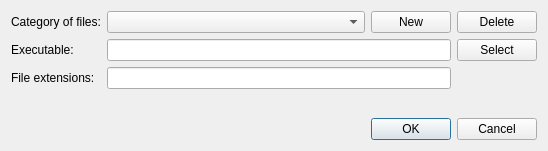
<?xml version="1.0" encoding="UTF-8"?>
<ui version="4.0">
 <class>ExternalAppsDialog</class>
 <widget class="QDialog" name="ExternalAppsDialog">
  <property name="geometry">
   <rect>
    <x>0</x>
    <y>0</y>
    <width>548</width>
    <height>151</height>
   </rect>
  </property>
  <property name="windowTitle">
   <string>Preferred External Applications</string>
  </property>
  <layout class="QVBoxLayout" name="verticalLayout">
   <item>
    <layout class="QGridLayout" name="gridLayout">
     <item row="0" column="0">
      <widget class="QLabel" name="label">
       <property name="sizePolicy">
        <sizepolicy hsizetype="Fixed" vsizetype="Preferred">
         <horstretch>0</horstretch>
         <verstretch>0</verstretch>
        </sizepolicy>
       </property>
       <property name="text">
        <string>Category of files:</string>
       </property>
      </widget>
     </item>
     <item row="3" column="0">
      <spacer name="verticalSpacer">
       <property name="orientation">
        <enum>Qt::Vertical</enum>
       </property>
       <property name="sizeHint" stdset="0">
        <size>
         <width>20</width>
         <height>40</height>
        </size>
       </property>
      </spacer>
     </item>
     <item row="0" column="1">
      <widget class="QComboBox" name="comboBoxCategory"/>
     </item>
     <item row="0" column="2">
      <widget class="QPushButton" name="buttonNewCategory">
       <property name="sizePolicy">
        <sizepolicy hsizetype="Fixed" vsizetype="Fixed">
         <horstretch>0</horstretch>
         <verstretch>0</verstretch>
        </sizepolicy>
       </property>
       <property name="text">
        <string>New</string>
       </property>
      </widget>
     </item>
     <item row="0" column="3">
      <widget class="QPushButton" name="buttonDeleteCategory">
       <property name="sizePolicy">
        <sizepolicy hsizetype="Fixed" vsizetype="Fixed">
         <horstretch>0</horstretch>
         <verstretch>0</verstretch>
        </sizepolicy>
       </property>
       <property name="text">
        <string>Delete</string>
       </property>
      </widget>
     </item>
     <item row="1" column="0">
      <widget class="QLabel" name="label_2">
       <property name="sizePolicy">
        <sizepolicy hsizetype="Fixed" vsizetype="Preferred">
         <horstretch>0</horstretch>
         <verstretch>0</verstretch>
        </sizepolicy>
       </property>
       <property name="text">
        <string>Executable:</string>
       </property>
      </widget>
     </item>
     <item row="1" column="1" colspan="2">
      <widget class="QLineEdit" name="lineEditAppCmdPattern">
       <property name="readOnly">
        <bool>false</bool>
       </property>
      </widget>
     </item>
     <item row="1" column="3">
      <widget class="QPushButton" name="buttonSelectApp">
       <property name="sizePolicy">
        <sizepolicy hsizetype="Fixed" vsizetype="Fixed">
         <horstretch>0</horstretch>
         <verstretch>0</verstretch>
        </sizepolicy>
       </property>
       <property name="text">
        <string>Select</string>
       </property>
      </widget>
     </item>
     <item row="2" column="0">
      <widget class="QLabel" name="label_3">
       <property name="sizePolicy">
        <sizepolicy hsizetype="Fixed" vsizetype="Preferred">
         <horstretch>0</horstretch>
         <verstretch>0</verstretch>
        </sizepolicy>
       </property>
       <property name="text">
        <string>File extensions:</string>
       </property>
      </widget>
     </item>
     <item row="2" column="1" colspan="2">
      <widget class="QLineEdit" name="lineEditFileExtensions"/>
     </item>
    </layout>
   </item>
   <item>
    <widget class="QDialogButtonBox" name="buttonBox">
     <property name="orientation">
      <enum>Qt::Horizontal</enum>
     </property>
     <property name="standardButtons">
      <set>QDialogButtonBox::Cancel|QDialogButtonBox::Ok</set>
     </property>
    </widget>
   </item>
  </layout>
 </widget>
 <resources/>
 <connections>
  <connection>
   <sender>buttonBox</sender>
   <signal>accepted()</signal>
   <receiver>ExternalAppsDialog</receiver>
   <slot>accept()</slot>
   <hints>
    <hint type="sourcelabel">
     <x>248</x>
     <y>254</y>
    </hint>
    <hint type="destinationlabel">
     <x>157</x>
     <y>274</y>
    </hint>
   </hints>
  </connection>
  <connection>
   <sender>buttonBox</sender>
   <signal>rejected()</signal>
   <receiver>ExternalAppsDialog</receiver>
   <slot>reject()</slot>
   <hints>
    <hint type="sourcelabel">
     <x>316</x>
     <y>260</y>
    </hint>
    <hint type="destinationlabel">
     <x>286</x>
     <y>274</y>
    </hint>
   </hints>
  </connection>
 </connections>
</ui>
